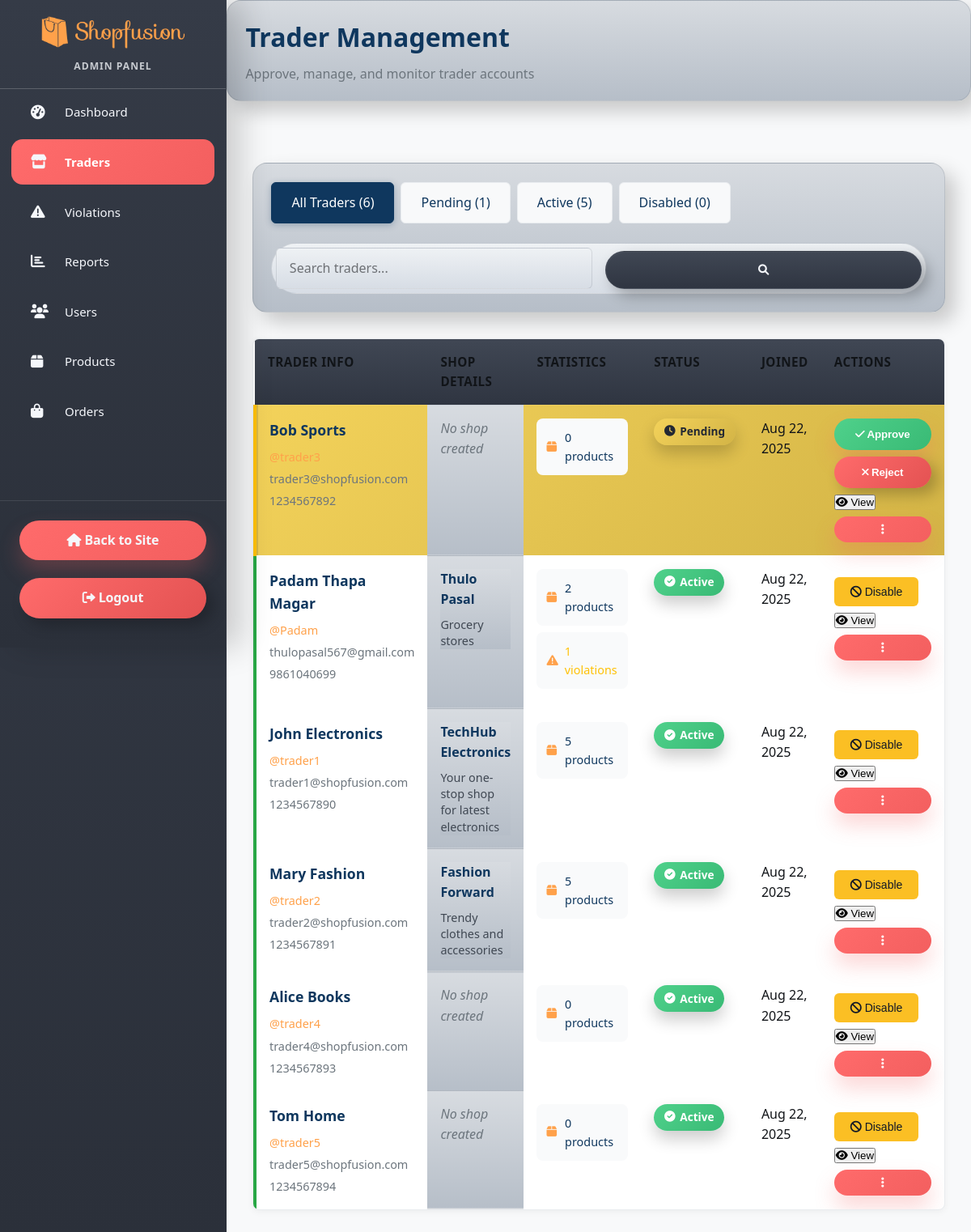
The app's page /admin/traders.php (signed in), older data.
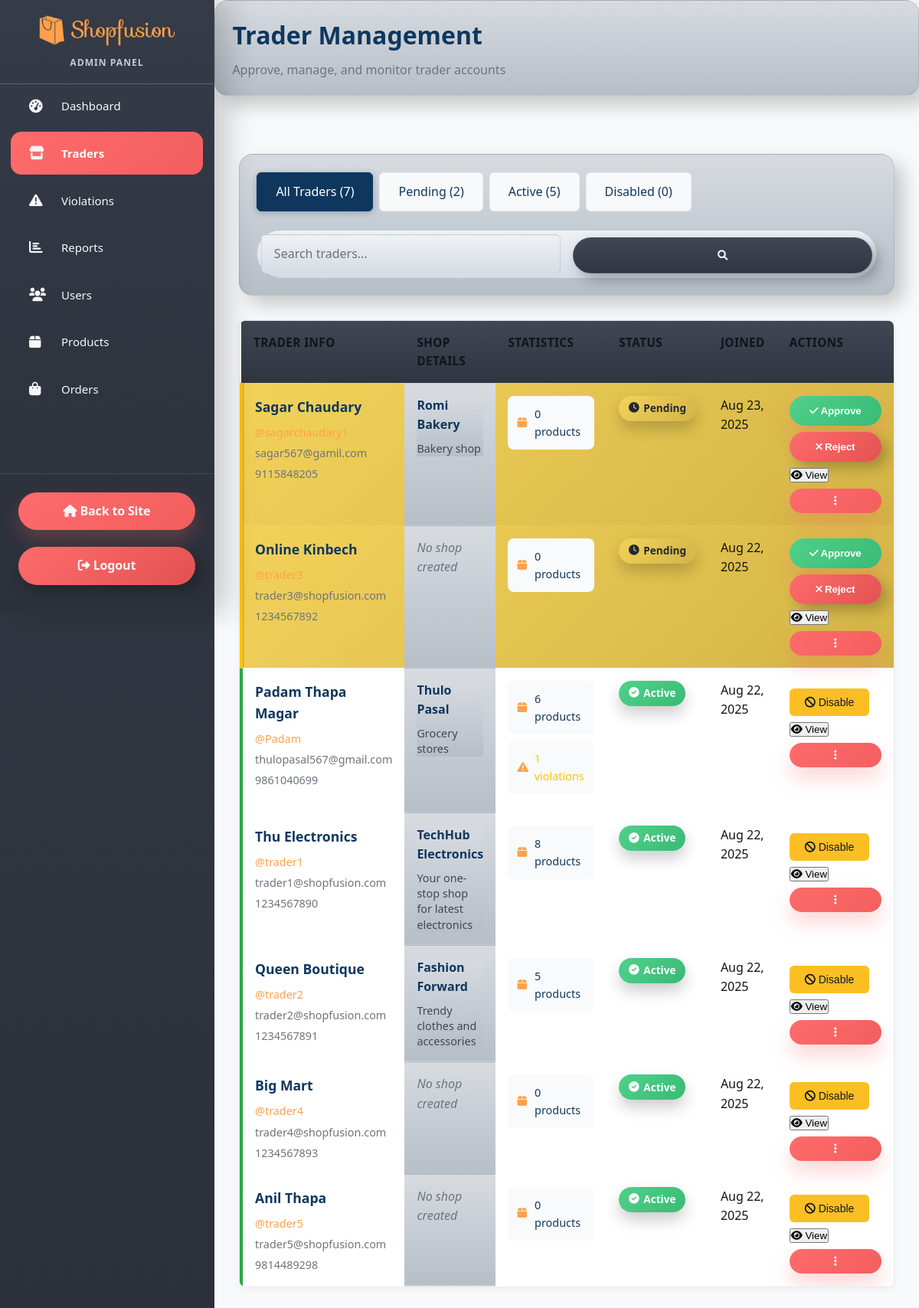
The same page, newer data.
### tables this page shows
CREATE TABLE `users` (
  `user_id` int(11) NOT NULL,
  `username` varchar(50) NOT NULL,
  `email` varchar(100) NOT NULL,
  `password` varchar(255) NOT NULL,
  `full_name` varchar(100) NOT NULL,
  `phone` varchar(20) DEFAULT NULL,
  `address` text DEFAULT NULL,
  `role` enum('admin','trader','customer') NOT NULL,
  `status` enum('active','pending','disabled') DEFAULT 'active',
  `violation_count` int(11) DEFAULT 0,
  `loyalty_points` int(11) DEFAULT 0,
  `created_at` timestamp NOT NULL DEFAULT current_timestamp(),
  `updated_at` timestamp NOT NULL DEFAULT current_timestamp() ON UPDATE current_timestamp()
);

CREATE TABLE `shops` (
  `shop_id` int(11) NOT NULL,
  `trader_id` int(11) NOT NULL,
  `shop_name` varchar(100) NOT NULL,
  `description` text DEFAULT NULL,
  `status` enum('active','inactive') DEFAULT 'active',
  `created_at` timestamp NOT NULL DEFAULT current_timestamp()
);

### includes/functions.php (called while the page is built, shortened)
<?php
function formatDate($date) {
    return date('M j, Y', strtotime($date));
}
?>

### admin/traders.php (the view, shortened to what the changed rows need)
<?php
require_once '../includes/functions.php';
$statusFilter = $_GET['status'] ?? 'all';
$searchQuery = $_GET['search'] ?? '';
$whereConditions = ["role = 'trader'"];
$params = [];
$whereClause = implode(' AND ', $whereConditions);
try {
    $stmt = $pdo->prepare("
        SELECT u.*, s.shop_name, s.description as shop_description, s.shop_id,
               (SELECT COUNT(*) FROM products p WHERE p.shop_id = s.shop_id AND p.status = 'active') as product_count,
               (SELECT COUNT(*) FROM violations v WHERE v.reported_user_id = u.user_id) as violation_count
        FROM users u
        LEFT JOIN shops s ON u.user_id = s.trader_id
        WHERE $whereClause
        ORDER BY
            CASE WHEN u.status = 'pending' THEN 0 ELSE 1 END,
            u.created_at DESC
    ");
    $stmt->execute($params);
    $traders = $stmt->fetchAll();
    $stmt = $pdo->prepare("SELECT status, COUNT(*) as count FROM users WHERE role = 'trader' GROUP BY status");
    $stmt->execute();
    $statusCounts = [];
    while ($row = $stmt->fetch()) {
        $statusCounts[$row['status']] = $row['count'];
    }
} catch (PDOException $e) {
    $error = "Failed to load traders: " . $e->getMessage();
}
?>
<!DOCTYPE html>
<html lang="en">
<head>
    <link rel="stylesheet" href="../css/style.css">
    <link rel="stylesheet" href="../css/theme.css">
    <link rel="stylesheet" href="../css/admin.css">
    <link href="https://cdnjs.cloudflare.com/ajax/libs/font-awesome/6.0.0/css/all.min.css" rel="stylesheet">
</head>
<body class="admin-body">
    <nav class="admin-sidebar">
        <div class="sidebar-header">
            <h2><i class="fas fa-shield-alt"></i> Admin Panel</h2>
        </div>
    </nav>
    <main class="admin-main">
        <div class="admin-topbar">
            <div class="topbar-left">
                <h1>Trader Management</h1>
            </div>
        </div>
        <div class="admin-content">
            <div class="admin-filters">
                <div class="filter-tabs">
                    <a href="?status=all" class="filter-tab <?php echo $statusFilter === 'all' ? 'active' : ''; ?>">
                        All Traders (<?php echo array_sum($statusCounts); ?>)
                    </a>
                    <a href="?status=pending" class="filter-tab <?php echo $statusFilter === 'pending' ? 'active' : ''; ?>">
                        Pending (<?php echo $statusCounts['pending'] ?? 0; ?>)
                    </a>
                    <a href="?status=active" class="filter-tab <?php echo $statusFilter === 'active' ? 'active' : ''; ?>">
                        Active (<?php echo $statusCounts['active'] ?? 0; ?>)
                    </a>
                    <a href="?status=disabled" class="filter-tab <?php echo $statusFilter === 'disabled' ? 'active' : ''; ?>">
                        Disabled (<?php echo $statusCounts['disabled'] ?? 0; ?>)
                    </a>
                </div>
            </div>
            <div class="admin-table-container">
                <?php if (empty($traders)): ?>
                    <div class="empty-state">
                        <i class="fas fa-store"></i>
                        <h3>No traders found</h3>
                        <p>
                            <?php if ($searchQuery): ?>
                                No traders match your search criteria.
                            <?php else: ?>
                                No traders registered yet.
                            <?php endif; ?>
                        </p>
                    </div>
                <?php else: ?>
                    <table class="admin-table">
                        <thead>
                            <tr>
                                <th>Trader Info</th>
                                <th>Shop Details</th>
                                <th>Statistics</th>
                                <th>Status</th>
                                <th>Joined</th>
                                <th>Actions</th>
                            </tr>
                        </thead>
                        <tbody>
                            <?php foreach ($traders as $trader): ?>
                                <tr class="trader-row status-<?php echo $trader['status']; ?>">
                                    <td class="trader-info">
                                        <div class="trader-details">
                                            <strong><?php echo htmlspecialchars($trader['full_name']); ?></strong>
                                            <div class="trader-meta">
                                                <span class="username">@<?php echo htmlspecialchars($trader['username']); ?></span>
                                                <span class="email"><?php echo htmlspecialchars($trader['email']); ?></span>
                                                <?php if ($trader['phone']): ?>
                                                    <span class="phone"><?php echo htmlspecialchars($trader['phone']); ?></span>
                                                <?php endif; ?>
                                            </div>
                                        </div>
                                    </td>
                                    <td class="shop-details">
                                        <?php if ($trader['shop_name']): ?>
                                            <div class="shop-info">
                                                <strong><?php echo htmlspecialchars($trader['shop_name']); ?></strong>
                                                <?php if ($trader['shop_description']): ?>
                                                    <p class="shop-desc"><?php echo htmlspecialchars(substr($trader['shop_description'], 0, 100)); ?><?php echo strlen($trader['shop_description']) > 100 ? '...' : ''; ?></p>
                                                <?php endif; ?>
                                            </div>
                                        <?php else: ?>
                                            <span class="no-shop">No shop created</span>
                                        <?php endif; ?>
                                    </td>
                                    <td class="trader-stats">
                                        <div class="stat-item">
                                            <i class="fas fa-box"></i>
                                            <span><?php echo $trader['product_count']; ?> products</span>
                                        </div>
                                        <?php if ($trader['violation_count'] > 0): ?>
                                            <div class="stat-item warning">
                                                <i class="fas fa-exclamation-triangle"></i>
                                                <span><?php echo $trader['violation_count']; ?> violations</span>
                                            </div>
                                        <?php endif; ?>
                                    </td>
                                    <td class="status-cell">
                                        <span class="status-badge status-<?php echo $trader['status']; ?>">
                                            <?php
                                            switch($trader['status']) {
                                                case 'pending':
                                                    echo '<i class="fas fa-clock"></i> Pending';
                                                    break;
                                                case 'active':
                                                    echo '<i class="fas fa-check-circle"></i> Active';
                                                    break;
                                            }
                                            ?>
                                        </span>
                                    </td>
                                    <td class="date-cell">
                                        <?php echo formatDate($trader['created_at']); ?>
                                    </td>
                                    <td class="actions-cell">
                                        <div class="action-buttons">
                                            <?php if ($trader['status'] === 'pending'): ?>
                                                <button class="btn-success btn-sm" onclick="approveTrader(<?php echo $trader['user_id']; ?>)">
                                                    <i class="fas fa-check"></i> Approve
                                                </button>
                                                <button class="btn-danger btn-sm" onclick="rejectTrader(<?php echo $trader['user_id']; ?>, '<?php echo htmlspecialchars($trader['full_name']); ?>')">
                                                    <i class="fas fa-times"></i> Reject
                                                </button>
                                            <?php elseif ($trader['status'] === 'active'): ?>
                                                <button class="btn-warning btn-sm" onclick="disableTrader(<?php echo $trader['user_id']; ?>, '<?php echo htmlspecialchars($trader['full_name']); ?>')">
                                                    <i class="fas fa-ban"></i> Disable
                                                </button>
                                            <?php elseif ($trader['status'] === 'disabled'): ?>
                                                <button class="btn-success btn-sm" onclick="enableTrader(<?php echo $trader['user_id']; ?>)">
                                                    <i class="fas fa-check"></i> Enable
                                                </button>
                                            <?php endif; ?>
                                            <button class="btn-info btn-sm" onclick="viewTraderDetails(<?php echo $trader['user_id']; ?>)">
                                                <i class="fas fa-eye"></i> View
                                            </button>
                                            <div class="dropdown">
                                                <button class="btn-secondary btn-sm dropdown-toggle">
                                                    <i class="fas fa-ellipsis-v"></i>
                                                </button>
                                            </div>
                                        </div>
                                    </td>
                                </tr>
                            <?php endforeach; ?>
                        </tbody>
                    </table>
                <?php endif; ?>
            </div>
        </div>
    </main>
    <link rel='stylesheet' href='../css/theme-refresh.css'>
</body>
</html>

Row changes from the older to the newer data that the page shows:
added shops: trader.full_name "Sagar Chaudary", trader.username "sagarchaudary1", trader.email "sagar567@gamil.com", trader.phone "9115848205", shop_name "Romi Bakery", description "Bakery shop", product_count "0", shows "Pending", trader.created_at "Aug 23, 2025"
changed users "trader3": full_name "Bob Sports" → "Online Kinbech"
computed for shops "Thulo Pasal": product_count "2" → "6"
changed through a linked row, shops "TechHub Electronics": trader.full_name "John Electronics" → "Thu Electronics"; product_count "5" → "8"
changed through a linked row, shops "Fashion Forward": trader.full_name "Mary Fashion" → "Queen Boutique"
changed users "trader4": full_name "Alice Books" → "Big Mart"
changed users "trader5": full_name "Tom Home" → "Anil Thapa"; phone "1234567894" → "9814489298"
Text that changed along with them:
array_sum($statusCounts): "6" → "7"
$statusCounts['pending']: "1" → "2"
